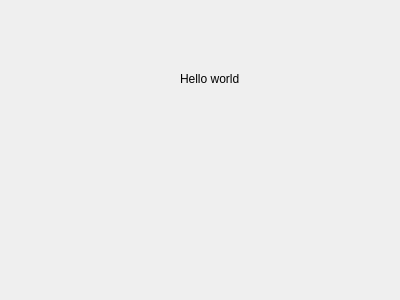
<?xml version="1.0" encoding="UTF-8"?>
<ui version="4.0">
 <class>PacketInfoDialog</class>
 <widget class="QDialog" name="PacketInfoDialog">
  <property name="geometry">
   <rect>
    <x>0</x>
    <y>0</y>
    <width>400</width>
    <height>300</height>
   </rect>
  </property>
  <property name="windowTitle">
   <string>Dialog</string>
  </property>
  <widget class="QLabel" name="label">
   <property name="geometry">
    <rect>
     <x>180</x>
     <y>70</y>
     <width>111</width>
     <height>17</height>
    </rect>
   </property>
   <property name="text">
    <string>Hello world</string>
   </property>
  </widget>
 </widget>
 <resources/>
 <connections/>
</ui>
